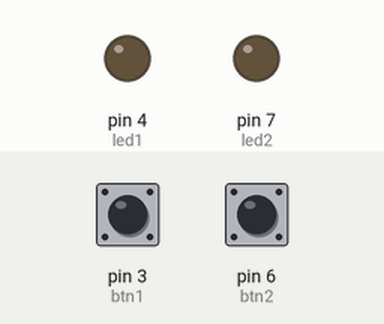
Bench run of a sketch on a simulated Arduino Uno, built with avr-gcc and run on an emulated ATmega328P. Parts: output pins drawn as LEDs (lit = HIGH). The test bench sets the inputs (shaded band); at power-on: pin 3 (btn1) LOW, pin 6 (btn2) LOW.

Above: at 1.2 s.
1.3 s: pin 3 (btn1) pulled HIGH for 0.15 s
At 1.37 s:
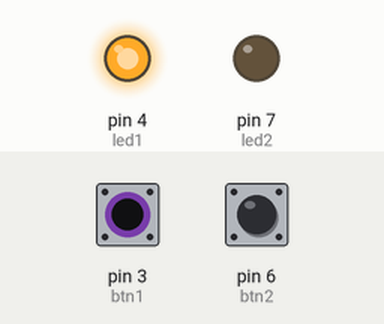
2.9 s: pin 6 (btn2) pulled HIGH for 0.15 s
At 2.97 s:
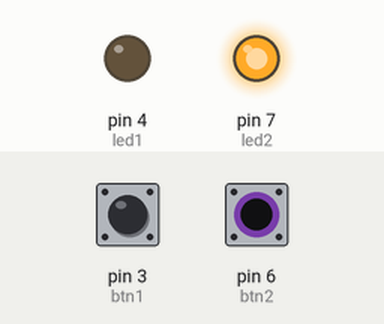
4.5 s: pin 6 (btn2) pulled HIGH for 3.2 s
At 8.0 s:
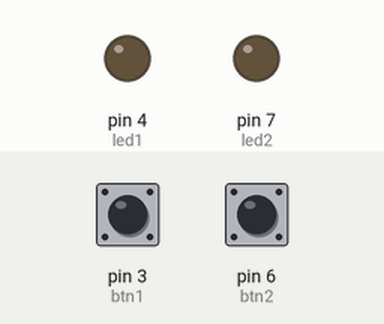
9.2 s: pin 3 (btn1) pulled HIGH for 3.2 s
At 10.4 s:
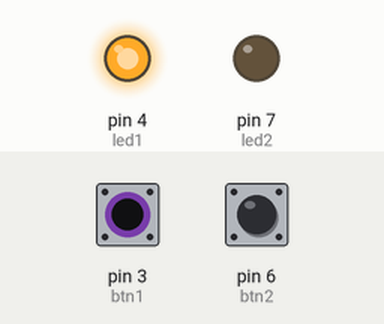
13.9 s: pin 3 (btn1) driven HIGH and pin 6 (btn2) driven HIGH
At 15.2 s:
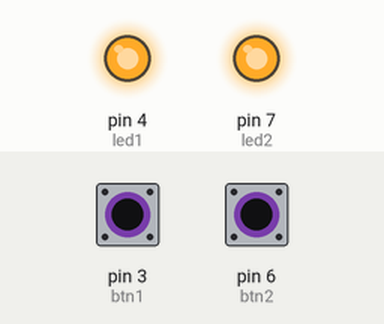
Timing chart, 0 to 16.4 s (numbered marks = the images above; inputs shaded):
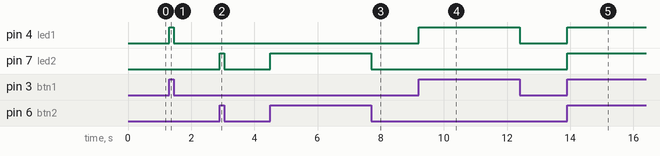

Measured:
- after the input at 1.3 s, pin 4 (led1): LOW → HIGH at once, → LOW 0.15 s later
- after the input at 2.9 s, pin 7 (led2): LOW → HIGH at once, → LOW 0.15 s later
- after the input at 4.5 s, pin 7 (led2): LOW → HIGH at once, → LOW 3.2 s later
- after the input at 9.2 s, pin 4 (led1): LOW → HIGH at once, → LOW 3.2 s later
- after the input at 13.9 s, pin 4 (led1), pin 7 (led2): LOW → HIGH at once

The sketch:

aula-07.ino
```cpp
// https://www.tinkercad.com/things/8AFd0lIysdB-aula07

#define led1 4
#define btn1 3
#define led2 7
#define btn2 6

void setup(){
  pinMode(led1,OUTPUT);
  pinMode(btn1,INPUT);
  pinMode(led2,OUTPUT);
  pinMode(btn2,INPUT);
}

void loop() {

  if(digitalRead(btn1) == HIGH){
    digitalWrite(led1,HIGH);
  }else{
    digitalWrite(led1,LOW);
  }

  if(digitalRead(btn2) == HIGH){
    digitalWrite(led2,HIGH);
  }else{
    digitalWrite(led2,LOW);
  }
}
```
